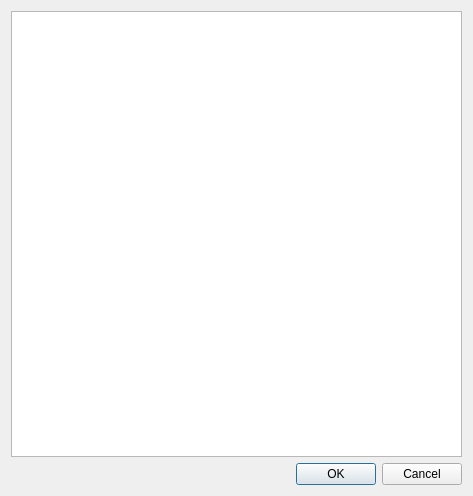
<?xml version="1.0" encoding="UTF-8"?>
<ui version="4.0">
 <class>SectionDialog</class>
 <widget class="QDialog" name="SectionDialog">
  <property name="geometry">
   <rect>
    <x>0</x>
    <y>0</y>
    <width>473</width>
    <height>496</height>
   </rect>
  </property>
  <property name="windowTitle">
   <string>Выберите главу</string>
  </property>
  <layout class="QVBoxLayout" name="dialogLayout">
   <item>
    <widget class="QListView" name="sectionsView">
     <property name="horizontalScrollBarPolicy">
      <enum>Qt::ScrollBarAlwaysOff</enum>
     </property>
     <property name="verticalScrollMode">
      <enum>QAbstractItemView::ScrollPerPixel</enum>
     </property>
     <property name="wordWrap">
      <bool>true</bool>
     </property>
    </widget>
   </item>
   <item>
    <widget class="QDialogButtonBox" name="dialogButtons">
     <property name="orientation">
      <enum>Qt::Horizontal</enum>
     </property>
     <property name="standardButtons">
      <set>QDialogButtonBox::Cancel|QDialogButtonBox::Ok</set>
     </property>
    </widget>
   </item>
  </layout>
 </widget>
 <resources/>
 <connections>
  <connection>
   <sender>dialogButtons</sender>
   <signal>rejected()</signal>
   <receiver>SectionDialog</receiver>
   <slot>reject()</slot>
   <hints>
    <hint type="sourcelabel">
     <x>316</x>
     <y>260</y>
    </hint>
    <hint type="destinationlabel">
     <x>286</x>
     <y>274</y>
    </hint>
   </hints>
  </connection>
 </connections>
</ui>
